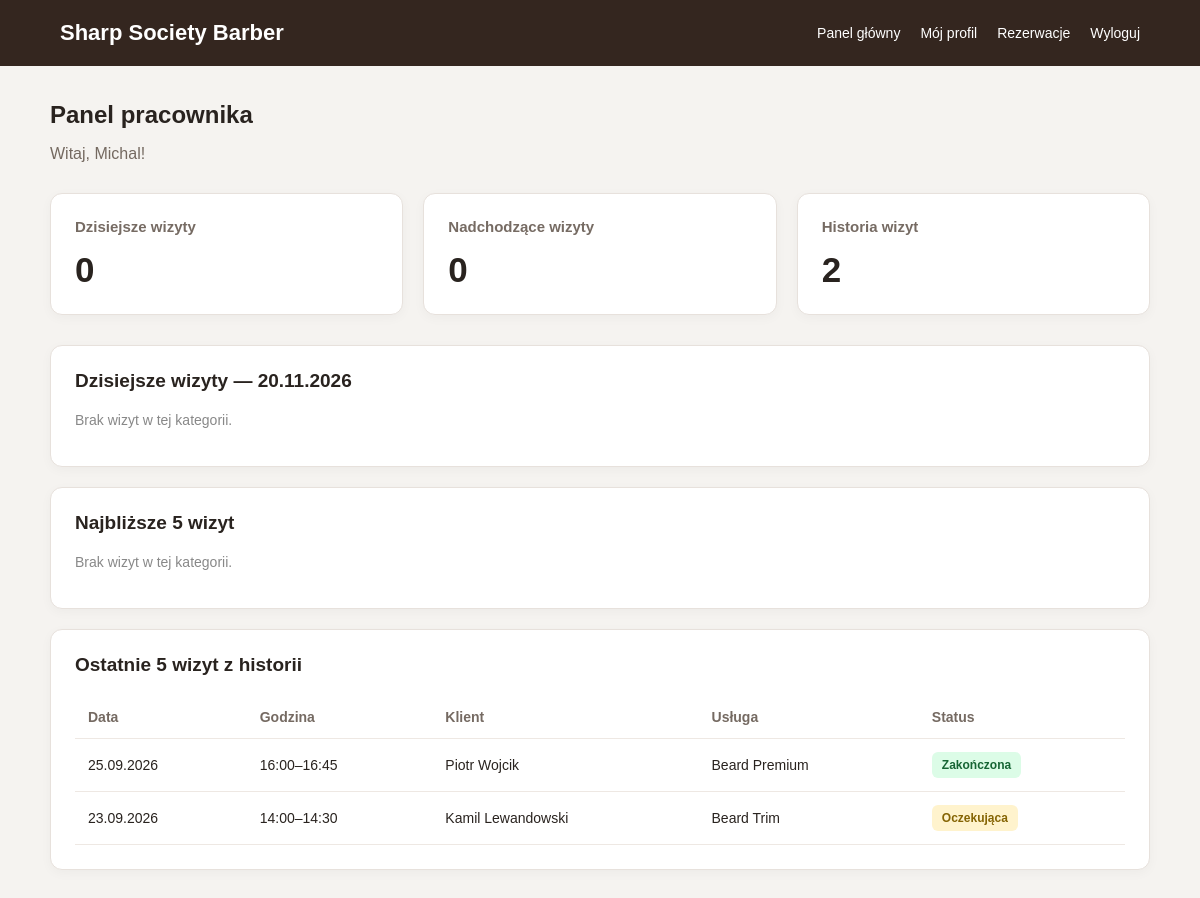
/public/employee/index.php (signed in), run on the app's committed database.
### tables this page shows
CREATE TABLE reservations (
    id INT UNSIGNED AUTO_INCREMENT PRIMARY KEY,
    user_id INT UNSIGNED NOT NULL,
    employee_id INT UNSIGNED NOT NULL,
    service_id INT UNSIGNED NOT NULL,
    reservation_date DATE NOT NULL,
    start_time TIME NOT NULL,
    end_time TIME NOT NULL,
    status ENUM(
        'pending',
        'confirmed',
        'completed',
        'cancelled'
    ) NOT NULL DEFAULT 'pending',
    comment TEXT,
    created_at DATETIME NOT NULL DEFAULT CURRENT_TIMESTAMP,

    CONSTRAINT fk_reservations_user
        FOREIGN KEY (user_id)
        REFERENCES users(id)
        ON UPDATE CASCADE
        ON DELETE RESTRICT,

    CONSTRAINT fk_reservations_employee
        FOREIGN KEY (employee_id)
        REFERENCES employees(id)
        ON UPDATE CASCADE
        ON DELETE RESTRICT,

    CONSTRAINT fk_reservations_service
        FOREIGN KEY (service_id)
        REFERENCES services(id)
        ON UPDATE CASCADE
        ON DELETE RESTRICT,

    CONSTRAINT chk_reservation_time
        CHECK (start_time < end_time)
);

CREATE TABLE users (
    id INT UNSIGNED AUTO_INCREMENT PRIMARY KEY,
    name VARCHAR(50) NOT NULL,
    surname VARCHAR(50) NOT NULL,
    email VARCHAR(100) NOT NULL  UNIQUE,
    password VARCHAR(255) NOT NULL,
    phone VARCHAR(20) NOT NULL UNIQUE,
    role ENUM('client', 'employee', 'admin') NOT NULL DEFAULT 'client',
    active BOOLEAN NOT NULL DEFAULT TRUE,
    created_at DATETIME NOT NULL DEFAULT CURRENT_TIMESTAMP
);

CREATE TABLE services (
    id INT UNSIGNED AUTO_INCREMENT PRIMARY KEY,
    category_id INT UNSIGNED NOT NULL,
    name VARCHAR(100) NOT NULL,
    description TEXT,
    duration INT UNSIGNED NOT NULL,
    price  DECIMAL(10,2) NOT NULL,
    active BOOLEAN NOT NULL  DEFAULT TRUE,

    CONSTRAINT fk_services_category
    FOREIGN KEY (category_id)
    references service_categories(id)
    ON UPDATE CASCADE
    ON DELETE RESTRICT
);

### public/employee/index.php (the view, shortened to what this page needs)
<?php
require_once '../../config/database.php';
function employeeEscape($value): string
{
    return htmlspecialchars((string) $value, ENT_QUOTES, 'UTF-8');
}
$stmt = $pdo->prepare(
    'SELECT id, active
     FROM employees
     WHERE user_id = ?
     LIMIT 1'
);
$stmt->execute([getUserId()]);
$employee = $stmt->fetch(PDO::FETCH_ASSOC);
$employeeId = $employee ? (int) $employee['id'] : 0;
$employeeActive = $employee && (int) $employee['active'] === 1;
$today = date('Y-m-d');
$now = date('H:i:s');
$todayReservations = [];
$historyReservations = [];
if ($employeeId && $employeeActive) {
    $stmt = $pdo->prepare(
        "SELECT
            r.id,
            r.reservation_date,
            r.start_time,
            r.end_time,
            r.status,
            u.name AS client_name,
            u.surname AS client_surname,
            s.name AS service_name
         FROM reservations r
         INNER JOIN users u ON u.id = r.user_id
         INNER JOIN services s ON s.id = r.service_id
         WHERE r.employee_id = ?
           AND r.reservation_date = ?
           AND r.status <> 'cancelled'
         ORDER BY r.start_time ASC
         LIMIT 5"
    );
    $stmt->execute([$employeeId, $today]);
    $todayReservations = $stmt->fetchAll(PDO::FETCH_ASSOC);
    $stmt = $pdo->prepare(
        "SELECT
            r.id,
            r.reservation_date,
            r.start_time,
            r.end_time,
            r.status,
            u.name AS client_name,
            u.surname AS client_surname,
            s.name AS service_name
         FROM reservations r
         INNER JOIN users u ON u.id = r.user_id
         INNER JOIN services s ON s.id = r.service_id
         WHERE r.employee_id = ?
           AND (
               r.status IN ('completed', 'cancelled')
               OR r.reservation_date < ?
               OR (
                   r.reservation_date = ?
                   AND r.end_time <= ?
               )
           )
         ORDER BY r.reservation_date DESC, r.start_time DESC
         LIMIT 5"
    );
    $stmt->execute([$employeeId, $today, $today, $now]);
    $historyReservations = $stmt->fetchAll(PDO::FETCH_ASSOC);
    $stmt = $pdo->prepare(
        "SELECT
            COALESCE(SUM(
                CASE
                    WHEN reservation_date = ?
                         AND status <> 'cancelled'
                    THEN 1 ELSE 0
                END
            ), 0) AS today_count,
            COALESCE(SUM(
                CASE
                    WHEN status IN ('pending', 'confirmed')
                         AND (
                             reservation_date > ?
                             OR (
                                 reservation_date = ?
                                 AND start_time > ?
                             )
                         )
                    THEN 1 ELSE 0
                END
            ), 0) AS upcoming_count,
            COALESCE(SUM(
                CASE
                    WHEN status IN ('completed', 'cancelled')
                         OR reservation_date < ?
                         OR (
                             reservation_date = ?
                             AND end_time <= ?
                         )
                    THEN 1 ELSE 0
                END
            ), 0) AS history_count
         FROM reservations
         WHERE employee_id = ?"
    );
    $stmt->execute([
        $today,
        $today,
        $today,
        $now,
        $today,
        $today,
        $now,
        $employeeId
    ]);
    $counts = $stmt->fetch(PDO::FETCH_ASSOC);
} else {
    $counts = [
        'today_count' => 0,
        'upcoming_count' => 0,
        'history_count' => 0
    ];
}
$statuses = [
    'pending' => 'Oczekująca',
    'confirmed' => 'Potwierdzona',
    'completed' => 'Zakończona',
    'cancelled' => 'Anulowana'
];
function showReservations(array $reservations, array $statuses): void
{
    if (empty($reservations)) {
        echo '<p class="empty">Brak wizyt w tej kategorii.</p>';
        return;
    }
    echo '<div class="table-wrapper">';
    echo '<table>';
    echo '<thead><tr>';
    echo '<th>Data</th>';
    echo '<th>Godzina</th>';
    echo '<th>Klient</th>';
    echo '<th>Usługa</th>';
    echo '<th>Status</th>';
    echo '</tr></thead>';
    echo '<tbody>';
    foreach ($reservations as $reservation) {
        $status = $reservation['status'];
        echo '<tr>';
        echo '<td>' . employeeEscape(
            date('d.m.Y', strtotime($reservation['reservation_date']))
        ) . '</td>';
        echo '<td>' . employeeEscape(
            substr($reservation['start_time'], 0, 5)
        ) . '–' . employeeEscape(
            substr($reservation['end_time'], 0, 5)
        ) . '</td>';
        echo '<td>' . employeeEscape(
            $reservation['client_name'] . ' ' .
            $reservation['client_surname']
        ) . '</td>';
        echo '<td>' . employeeEscape(
            $reservation['service_name']
        ) . '</td>';
        echo '<td><span class="status status-' .
            employeeEscape($status) . '">' .
            employeeEscape($statuses[$status] ?? $status) .
            '</span></td>';
        echo '</tr>';
    }
    echo '</tbody></table></div>';
}
?>
<!DOCTYPE html>
<html lang="pl">
<head>
    <link rel="stylesheet" href="../css/style-employee-common.css">
</head>
<body>
    <header class="topbar">
        <h1>Sharp Society Barber</h1>
        <nav>
            <a href="index.php">Panel główny</a>
            <a href="../profile.php">Mój profil</a>
            <a href="reservations.php">Rezerwacje</a>
            <form action="../logout.php" method="POST" class="logout-form">
                <button type="submit" class="logout-button">
                    Wyloguj
                </button>
            </form>
        </nav>
    </header>
    <main class="container">
        <h2>Panel pracownika</h2>
        <p class="welcome">
            Witaj, <?= employeeEscape($_SESSION['user_name'] ?? 'Pracowniku') ?>!
        </p>
        <?php if (!$employeeId): ?>
            <div class="notice">
                Twoje konto nie ma jeszcze przypisanego profilu pracownika.
                Skontaktuj się z administratorem.
            </div>
        <?php else: ?>
            <section class="stats">
                <div class="stat-card">
                    <h3>Dzisiejsze wizyty</h3>
                    <strong><?= (int) $counts['today_count'] ?></strong>
                </div>
                <div class="stat-card">
                    <h3>Nadchodzące wizyty</h3>
                    <strong><?= (int) $counts['upcoming_count'] ?></strong>
                </div>
                <div class="stat-card">
                    <h3>Historia wizyt</h3>
                    <strong><?= (int) $counts['history_count'] ?></strong>
                </div>
            </section>
            <section class="card">
                <h3>Dzisiejsze wizyty — <?= date('d.m.Y') ?></h3>
                <?php showReservations($todayReservations, $statuses); ?>
            </section>
            <section class="card">
                <h3>Najbliższe 5 wizyt</h3>
            </section>
            <section class="card">
                <h3>Ostatnie 5 wizyt z historii</h3>
                <?php showReservations($historyReservations, $statuses); ?>
            </section>
        <?php endif; ?>
    </main>
</body>
</html>

### public/css/style-employee-common.css (style rules this page uses)
* { box-sizing: border-box; }
body { margin: 0; font-family: Arial, sans-serif; background: #f5f3f0; color: #29231f; }
.topbar { background: #34261f; color: white; padding: 20px 5%; display: flex; justify-content: space-between; align-items: center; gap: 20px; }
.topbar h1 { margin: 0; font-size: 22px; }
.topbar nav { display: flex; flex-wrap: wrap; gap: 20px; }
.topbar a { color: white; text-decoration: none; font-size: 14px; }
.container { width: min(1100px, 94%); margin: 35px auto; }
.container h2 { margin-bottom: 8px; }
.welcome { color: #746960; margin-bottom: 30px; }
.stats { display: grid; grid-template-columns: repeat(3, 1fr); gap: 20px; margin-bottom: 30px; }
.stat-card, .card { background: white; border: 1px solid #e7e1dc; border-radius: 12px; padding: 24px; box-shadow: 0 3px 12px rgba(0, 0, 0, .035); }
.stat-card h3 { margin: 0 0 15px; color: #766b63; font-size: 15px; }
.stat-card strong { font-size: 35px; }
.card { margin-bottom: 20px; }
.card h3 { margin: 0 0 20px; font-size: 19px; }
.table-wrapper { overflow-x: auto; }
table { width: 100%; border-collapse: collapse; }
th, td { padding: 13px; text-align: left; border-bottom: 1px solid #eee8e3; font-size: 14px; }
th { color: #756a62; font-weight: bold; }
.status { display: inline-block; padding: 6px 10px; border-radius: 6px; font-size: 12px; font-weight: bold; white-space: nowrap; }
.status-pending { background: #fff3cd; color: #856404; }
.status-completed { background: #dcfce7; color: #166534; }
.empty { color: #888; font-size: 14px; }
.logout-form { display: inline-flex; align-items: center; margin: 0; }
.logout-button { background: none; border: none; padding: 0; color: white; font: inherit; font-size: 14px; cursor: pointer; }

### data on the page
reservations: reservation_date "25.09.2026", start_time "16:00", end_time "16:45", user.surname "Piotr Wojcik", service.name "Beard Premium", status "Zakończona"
reservations: reservation_date "23.09.2026", start_time "14:00", end_time "14:30", user.surname "Kamil Lewandowski", service.name "Beard Trim", status "Oczekująca"

### other printed values
employeeEscape($_SESSION['user_name'] ?? 'Pracowniku') "Michal"
$counts['today_count'] "0"
$counts['upcoming_count'] "0"
$counts['history_count'] "2"
